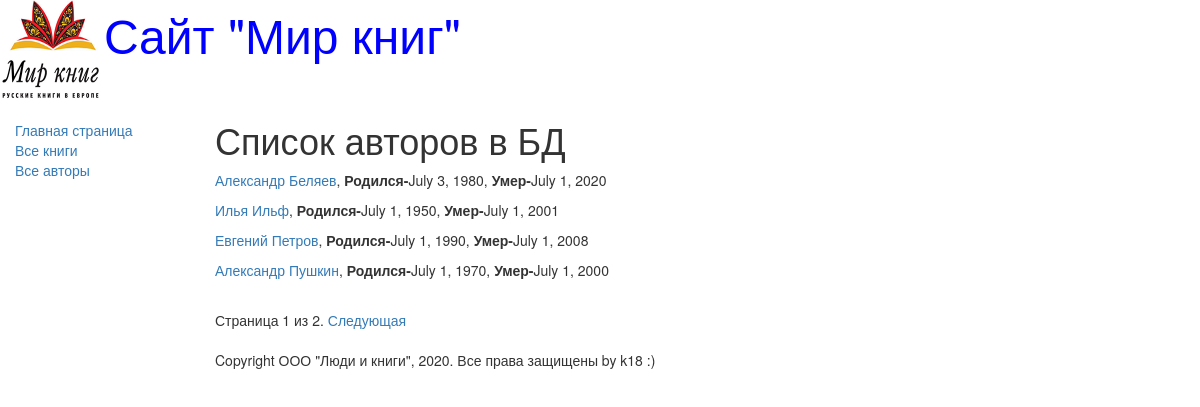
Screenshot of /authors/ with the database file from the repository.
### catalog/models.py (models this page shows, shortened)
class Author(models.Model):
    first_name = models.CharField(max_length=100,
                            help_text=' Введите имя автора',
                            verbose_name="Имя автора")
    last_name = models.CharField(max_length=100,
                            help_text=' Введите фамилию автора',
                            verbose_name="Фамилия автора")
    date_of_birth = models.DateField(
                            help_text=' Введите дату рождения',
                            verbose_name="Дата рождения",
                            null=True, blank=True)
    date_of_death = models.DateField(
                            help_text=' Введите дату смерти',
                            verbose_name="Дата смерти",
                            null=True, blank=True)
    def display_author(self):
        return ', '.join([book.title for book in self.author.all()])
    display_author.short_description = 'Книги'
    def get_absolute_url(self):
        return reverse('author-detail', args=[str(self.id)])
    class Meta:
        ordering = ['last_name']

### catalog/views.py (the view)
# urls.py: url(r'^authors/$', views.AuthorListView.as_view(), name='authors'),
class AuthorListView(generic.ListView):
    model = Author
    paginate_by = 4

### catalog/templates/catalog/author_list.html
{% extends "base_generic.html" %}
{% block content %}
    <h1>Список авторов в БД</h1>
   {% if author_list %}
       {% for author in author_list.all %}
        <p><a href="{{ author.get_absolute_url }}"> {{ author.first_name}}  {{author.last_name}}</a>,
           <strong>Родился-</strong>{{author.date_of_birth}},
           <strong>Умер-</strong>{{author.date_of_death}}</p>
      {% endfor %}
   {% else %}
      <p>В базе данных нет авторов</p>
    {% endif %}
{% endblock %}

### catalog/templates/base_generic.html (shortened to what this page needs)
<!DOCTYPE html>
<html lang="en">
<head>
    <link rel="stylesheet"
            href="https://maxcdn.bootstrapcdn.com/bootstrap/3.3.7/css/bootstrap.min.css">
    {% load static %}
    <link rel="stylesheet" href="{% static 'css/styles.css' %}">
    {% block head %}
        <img src="{% static 'images/logotip.jpg' %}"
             style="width:100px; height:100px;" align="absmiddle">
        <font size=7, color="blue"> Сайт "Мир книг" </font>
    {% endblock %}
</head>
<body>
    <div class="container-fluid">
        <div class="row">
            <div class="col-sm-2">
            {% block sidebar %}
            <ul class="sidebar-nav">
                <li> <a href="{% url 'index' %}"> Главная страница </a> </li>
                <li> <a href="{% url 'books' %}"> Все книги </a> </li>
                <li> <a href="{% url 'authors' %}"> Все авторы </a> </li>
            </ul>
             {% endblock %}
            </div>
            <div class="col-sm-10">
            {% block content %} {% endblock %}
                {% block pagination %}
                  {% if is_paginated %}
                      <div class="pagination">
                          <span class="page-links">
                              <span class="page-current">
                                  Страница {{page_obj.number}} из
                                       {{page_obj.paginator.num_pages}}.
                              </span>
                              {% if page_obj.has_next %}
                                  <a href="{{request.path}}?page={{page_obj.next_page_number}}">Следующая</a>
                              {% endif %}
                          </span>
                      </div>
                  {% endif %}
                {% endblock %}
            {% block footer %}
                {% block copyright %}
                <p> Copyright ООО "Люди и книги", 2020. Все права защищены by k18 :) </p>
                {% endblock %}
             {% endblock %}
            </div>
        </div>
    </div>
</body>
</html>

### catalog/static/css/styles.css (style rules this page uses)
.sidebar-nav { margin-top: 20px; padding: 0; list-style: none; }

### rows the page displays
Author: first_name "Александр", last_name "Беляев", date_of_birth "July 3, 1980", date_of_death "July 1, 2020"
Author: first_name "Илья", last_name "Ильф", date_of_birth "July 1, 1950", date_of_death "July 1, 2001"
Author: first_name "Евгений", last_name "Петров", date_of_birth "July 1, 1990", date_of_death "July 1, 2008"
Author: first_name "Александр", last_name "Пушкин", date_of_birth "July 1, 1970", date_of_death "July 1, 2000"

### other values shown
{{ page_obj.number }} "1"
{{ page_obj.paginator.num_pages }} "2"
